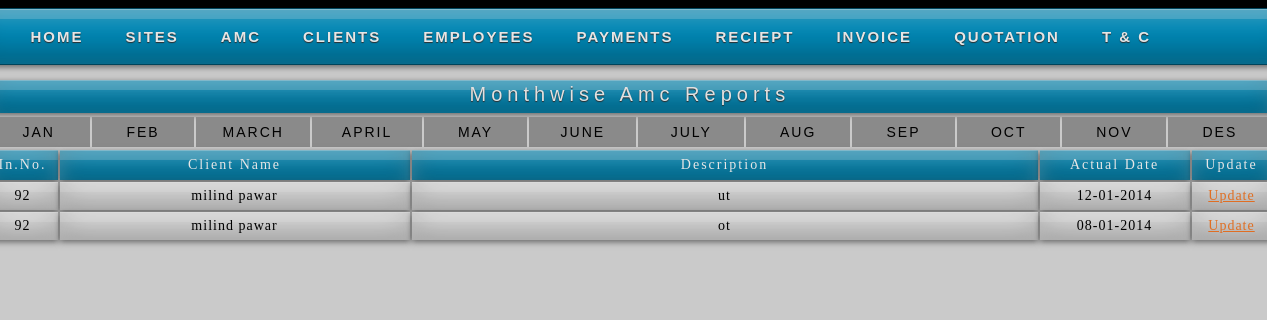
/montly.php, run on an earlier commit of the app's database.
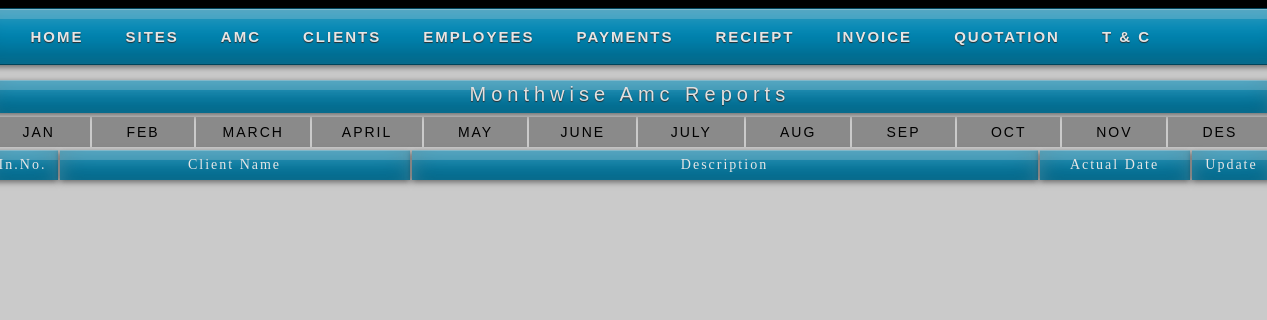
And on a later commit of the database.
### tables this page shows
CREATE TABLE IF NOT EXISTS `reminder` (
  `r_id` int(11) NOT NULL AUTO_INCREMENT,
  `i_id` int(11) NOT NULL,
  `r_name` varchar(25) NOT NULL,
  `r_des` varchar(100) NOT NULL,
  `r_date` date NOT NULL,
  `r_r` varchar(11) NOT NULL,
  PRIMARY KEY (`r_id`)
);

### montly.php (the view, shortened to what this page needs)
<html>
<head>
<link rel="stylesheet" href="styles.css" type="text/css" />
<link rel="stylesheet" href="styles2.css" type="text/css" />
<link rel="stylesheet" href="css/myStyle.css" type="text/css">
</head>
<body>
<div id="container">
    <div id="sub-header">
    <?php
	include("header.php");
	?>
<br />
		<div class="quotation"><center>Monthwise Amc Reports</center></div>
    <div class="mybody">
    <div class="page">
			<div class="menu">
			<table class="menuTable">
            <tr>
            <td id="link">Jan</td>
            <td id="link2">Feb</td>
            <td id="link3">March</td>
            <td id="link4">April</td>
            <td id="link5">May</td>
            <td id="link6">June</td>
            <td id="link7">July</td>
            <td id="link8">Aug</td>
            <td id="link9">Sep</td>
            <td id="link10">Oct</td>
            <td id="link11">Nov</td>
            <td id="link12">Des</td>
            </tr>
            </table>
			</div>
			<div class="info">
			<table class="emp_month">
        	<tr class="menu_header">
        	<td width="70">In.No.</td>
        	<td width="350">Client Name</td>
        	<td>Description</td>
        	<td width="150">Actual Date</td>
        	<td width="80">Update</td>
        	</tr>
        	<?php
			$from_j=date('Y-01-01');
			$to_j=date('Y-01-31');
			$d3=date('Y-01-01');
			$date4=date('Y-01-31');
			$a3=date('Y-m-d', strtotime("$d3 +1 year"));
			$b3=date('Y-m-d', strtotime("$date4 +1 year"));
			$qry_j="select * from reminder where r_date >='".$from_j."' and r_date<='".$to_j."' or r_date >='".$a3."' and r_date<='".$b3."'";
			$res_j=mysql_query($qry_j);
			?>
        	<?php
				while($row_j=mysql_fetch_array($res_j))
				{
				echo "<tr class='pagi'>";
				echo "<td>";
				echo $row_j[1];
				echo "</td>";
				echo "<td>";
				echo $row_j[2];
				echo "</td>";
				echo "<td>";
				echo $row_j[3];
				echo "</td>";
				echo "<td>";
				echo date('d-m-Y', strtotime($row_j[4]));
				echo "</td>";
				echo "<td class='up'>";
				echo "<a href='amc_month.php?id=$row_j[0]'>Update</a>";
				echo "</td>";
				echo"</tr>";
				}
			?>
        </table>
			</div>
		</div>
        </div>
    </div>
    </div>
</body>
</html>

What changed in the data, as far as the page shows it:
removed reminder: i "92", r_name "milind pawar", r_des "ut", r_date "12-01-2014"
removed reminder: i "92", r_name "milind pawar", r_des "ot", r_date "08-01-2014"
